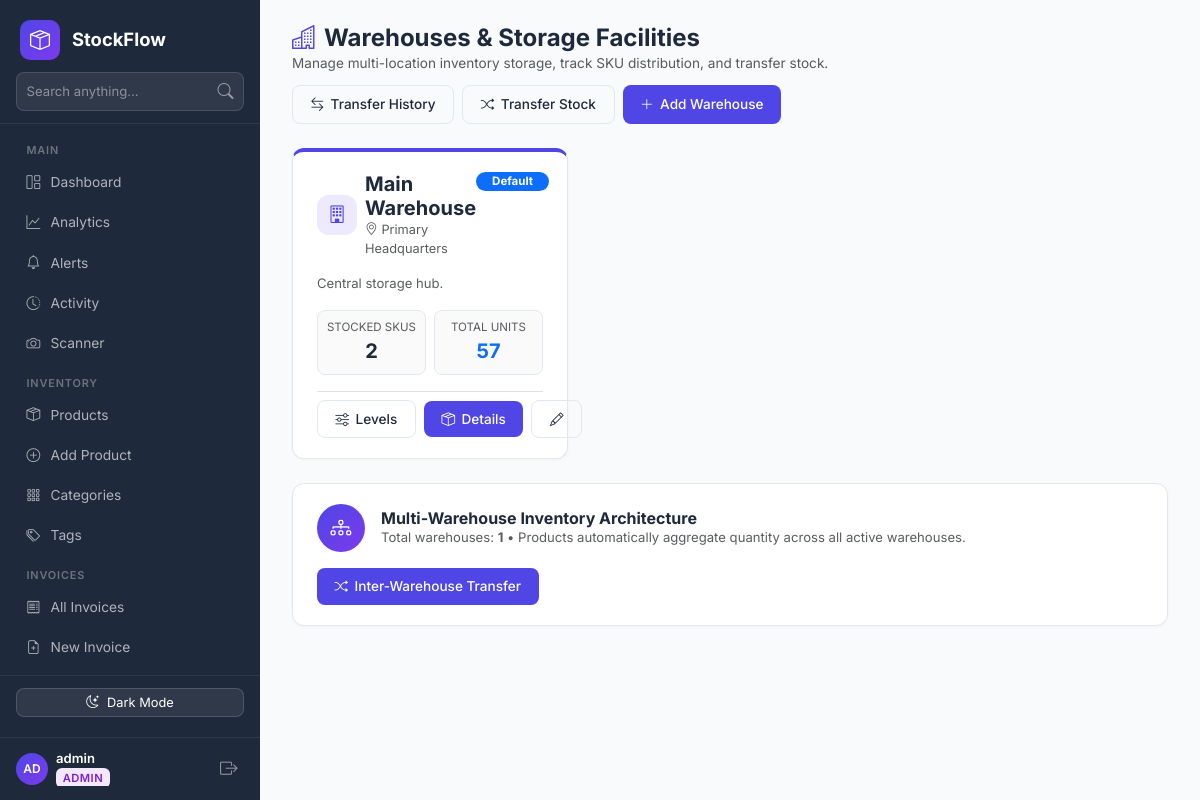
Screenshot of /warehouses (signed in) with the database file from the repository.
### app.py (models this page shows, shortened)
class User(db.Model, UserMixin):
    __tablename__ = "user"
    id            = db.Column(db.Integer, primary_key=True)
    username      = db.Column(db.String(80), unique=True, nullable=False)
    email         = db.Column(db.String(120), unique=True, nullable=False)
    password_hash = db.Column(db.String(255), nullable=False)
    role          = db.Column(db.String(20), default='staff')
    created_at    = db.Column(db.DateTime, default=datetime.utcnow)
    is_active     = db.Column(db.Boolean, default=True)
    @property
    def initials(self):
        parts = self.username.strip().split()
        if len(parts) >= 2:
            return (parts[0][0] + parts[1][0]).upper()
        return self.username[:2].upper() if self.username else '?'

class Warehouse(db.Model):
    __tablename__ = "warehouse"
    id            = db.Column(db.Integer, primary_key=True)
    name          = db.Column(db.String(120), nullable=False)
    location      = db.Column(db.String(200), nullable=True)
    notes         = db.Column(db.Text, nullable=True)
    is_default    = db.Column(db.Boolean, default=False)
    created_at    = db.Column(db.DateTime, default=datetime.utcnow)
    stock_entries = db.relationship('WarehouseStock', backref='warehouse', lazy=True, cascade="all, delete-orphan")
    @property
    def total_skus(self):
        return sum(1 for entry in self.stock_entries if entry.quantity > 0)
    @property
    def total_units(self):
        return sum(entry.quantity for entry in self.stock_entries)

class WarehouseStock(db.Model):
    __tablename__ = "warehouse_stock"
    id           = db.Column(db.Integer, primary_key=True)
    warehouse_id = db.Column(db.Integer, db.ForeignKey('warehouse.id'), nullable=False)
    product_id   = db.Column(db.Integer, db.ForeignKey('product.id'), nullable=False)
    quantity     = db.Column(db.Integer, default=0, nullable=False)
    __table_args__ = (db.UniqueConstraint('warehouse_id', 'product_id', name='_wh_prod_uc'),)
    product = db.relationship('Product', backref=db.backref('warehouse_stocks', lazy=True, cascade="all, delete-orphan"))

### app.py (the view)
@app.route('/warehouses')
@login_required
def warehouse_list():
    warehouses = Warehouse.query.order_by(Warehouse.is_default.desc(), Warehouse.name).all()
    return render_template('warehouses.html', warehouses=warehouses)

### templates/warehouses.html (shortened to what this page needs)
{% extends "base.html" %}
{% block content %}
<div class="sf-topbar">
    <div>
        <h1><i class="bi bi-buildings me-2" style="color:var(--sf-primary)"></i>Warehouses & Storage Facilities</h1>
        <p class="text-muted mb-0" style="font-size:.85rem;">Manage multi-location inventory storage, track SKU distribution, and transfer stock.</p>
    </div>
    <div class="d-flex gap-2">
        <a href="{{ url_for('warehouse_transfers') }}" class="btn-sf outline"><i class="bi bi-arrow-left-right"></i> Transfer History</a>
        <a href="{{ url_for('warehouse_transfer_create') }}" class="btn-sf outline"><i class="bi bi-shuffle"></i> Transfer Stock</a>
        <a href="{{ url_for('warehouse_create') }}" class="btn-sf primary"><i class="bi bi-plus-lg"></i> Add Warehouse</a>
    </div>
</div>
<div class="row g-4 mb-4">
    {% for wh in warehouses %}
    <div class="col-lg-4 col-md-6">
        <div class="sf-card h-100 d-flex flex-column" style="position:relative; {% if wh.is_default %}border-top:4px solid var(--sf-primary);{% endif %}">
            <div class="d-flex align-items-start justify-content-between mb-3">
                <div class="d-flex align-items-center gap-2">
                    <div class="sf-stat-icon blue" style="width:40px; height:40px; font-size:1.1rem;">
                        <i class="bi bi-building"></i>
                    </div>
                    <div>
                        <h5 class="fw-bold mb-0">
                            <a href="{{ url_for('warehouse_detail', wid=wh.id) }}" class="text-decoration-none" style="color:inherit;">
                                {{ wh.name }}
                            </a>
                        </h5>
                        <div class="text-muted" style="font-size:.8rem;">
                            <i class="bi bi-geo-alt"></i> {{ wh.location or 'No address specified' }}
                        </div>
                    </div>
                </div>
                {% if wh.is_default %}
                <span class="badge bg-primary rounded-pill px-3 py-1" style="font-size:.72rem;">Default</span>
                {% endif %}
            </div>
            {% if wh.notes %}
            <p class="text-muted mb-3" style="font-size:.82rem; line-height:1.5; flex:1;">
                {{ wh.notes }}
            </p>
            {% else %}
            <div class="flex-1 mb-3"></div>
            {% endif %}
            <div class="row g-2 text-center mb-3">
                <div class="col-6">
                    <div style="background:rgba(0,0,0,0.02); border:1px solid var(--sf-border); border-radius:8px; padding:8px;">
                        <div class="text-muted" style="font-size:.72rem; text-transform:uppercase;">Stocked SKUs</div>
                        <div class="fw-bold" style="font-size:1.25rem;">{{ wh.total_skus }}</div>
                    </div>
                </div>
                <div class="col-6">
                    <div style="background:rgba(0,0,0,0.02); border:1px solid var(--sf-border); border-radius:8px; padding:8px;">
                        <div class="text-muted" style="font-size:.72rem; text-transform:uppercase;">Total Units</div>
                        <div class="fw-bold text-primary" style="font-size:1.25rem;">{{ wh.total_units }}</div>
                    </div>
                </div>
            </div>
            <div class="d-flex align-items-center justify-content-between pt-2 border-top gap-2">
                <a href="{{ url_for('warehouse_stock_manage', wid=wh.id) }}" class="btn-sf outline btn-sm flex-fill justify-content-center">
                    <i class="bi bi-sliders"></i> Levels
                </a>
                <a href="{{ url_for('warehouse_detail', wid=wh.id) }}" class="btn-sf primary btn-sm flex-fill justify-content-center">
                    <i class="bi bi-box-seam"></i> Details
                </a>
                <a href="{{ url_for('warehouse_edit', wid=wh.id) }}" class="btn-sf outline btn-sm" title="Edit">
                    <i class="bi bi-pencil"></i>
                </a>
            </div>
        </div>
    </div>
    {% endfor %}
</div>
<div class="sf-card">
    <div class="d-flex align-items-center justify-content-between flex-wrap gap-3">
        <div class="d-flex align-items-center gap-3">
            <div class="avatar blue" style="width:48px; height:48px; font-size:1.3rem;">
                <i class="bi bi-diagram-3"></i>
            </div>
            <div>
                <h6 class="fw-bold mb-0">Multi-Warehouse Inventory Architecture</h6>
                <p class="text-muted mb-0" style="font-size:.82rem;">
                    Total warehouses: <strong>{{ warehouses|length }}</strong> &bull;
                    Products automatically aggregate quantity across all active warehouses.
                </p>
            </div>
        </div>
        <div class="d-flex gap-2">
            <a href="{{ url_for('warehouse_transfer_create') }}" class="btn-sf primary btn-sm">
                <i class="bi bi-shuffle"></i> Inter-Warehouse Transfer
            </a>
        </div>
    </div>
</div>
{% endblock %}

### templates/base.html (shortened to what this page needs)
<!DOCTYPE html>
<html lang="en">
<head>
    <link href="https://cdn.jsdelivr.net/npm/bootstrap@5.3.2/dist/css/bootstrap.min.css" rel="stylesheet">
    <link rel="stylesheet" href="https://cdn.jsdelivr.net/npm/bootstrap-icons@1.11.2/font/bootstrap-icons.min.css">
</head>
<body>
    <nav class="sf-sidebar" id="sidebar">
        <div class="brand">
            <div class="brand-icon"><i class="bi bi-box-seam"></i></div>
            <span class="brand-text">StockFlow</span>
        </div>
        <div class="sf-sidebar-search">
            <form action="{{ url_for('search') }}" method="GET">
                <div class="input-group">
                    <input type="text" name="q" class="form-control" placeholder="Search anything..." value="{{ request.args.get('q', '') }}">
                    <button type="submit" class="btn"><i class="bi bi-search"></i></button>
                </div>
            </form>
        </div>
        <div class="nav-section">
            <div class="nav-label">Main</div>
            <a href="{{ url_for('index') }}" class="nav-link {% if request.endpoint == 'index' and not request.args.get('tag') %}active{% endif %}">
                <i class="bi bi-grid-1x2"></i> Dashboard
            </a>
            <a href="{{ url_for('analytics') }}" class="nav-link {% if request.endpoint == 'analytics' %}active{% endif %}">
                <i class="bi bi-graph-up"></i> Analytics
            </a>
            <a href="{{ url_for('alerts') }}" class="nav-link {% if request.endpoint == 'alerts' %}active{% endif %}">
                <i class="bi bi-bell"></i> Alerts
            </a>
            <a href="{{ url_for('activity_log') }}" class="nav-link {% if request.endpoint == 'activity_log' %}active{% endif %}">
                <i class="bi bi-clock-history"></i> Activity
            </a>
            <a href="{{ url_for('scanner') }}" class="nav-link {% if request.endpoint == 'scanner' %}active{% endif %}">
                <i class="bi bi-camera"></i> Scanner
            </a>
            <div class="nav-label">Inventory</div>
            <a href="{{ url_for('index') }}" class="nav-link {% if request.endpoint == 'index' %}active{% endif %}">
                <i class="bi bi-box-seam"></i> Products
            </a>
            <a href="{{ url_for('product_create') }}" class="nav-link {% if request.endpoint == 'product_create' %}active{% endif %}">
                <i class="bi bi-plus-circle"></i> Add Product
            </a>
            <a href="{{ url_for('category_list') }}" class="nav-link {% if request.endpoint in ['category_list', 'category_create', 'category_edit'] %}active{% endif %}">
                <i class="bi bi-grid-3x3-gap"></i> Categories
            </a>
            <a href="{{ url_for('tag_list') }}" class="nav-link {% if request.endpoint in ['tag_list', 'tag_create', 'tag_edit'] %}active{% endif %}">
                <i class="bi bi-tags"></i> Tags
            </a>
            <div class="nav-label">Invoices</div>
            <a href="{{ url_for('invoice_list') }}" class="nav-link {% if request.endpoint == 'invoice_list' %}active{% endif %}">
                <i class="bi bi-receipt"></i> All Invoices
            </a>
            <a href="{{ url_for('invoice_create') }}" class="nav-link {% if request.endpoint == 'invoice_create' %}active{% endif %}">
                <i class="bi bi-file-earmark-plus"></i> New Invoice
            </a>
            <a href="{{ url_for('return_list') }}" class="nav-link {% if request.endpoint in ['return_list', 'invoice_return_create'] %}active{% endif %}">
            </a>
        </div>
        <div class="sf-sidebar-footer" style="padding:0.75rem 1rem;">
            <button type="button" class="btn btn-sm w-100 d-flex align-items-center justify-content-center gap-2 mb-2" id="darkModeBtn" onclick="toggleDarkMode()" style="background:rgba(255,255,255,0.08);color:#fff;border:1px solid rgba(255,255,255,0.15);border-radius:8px;font-size:0.8rem;">
                <i class="bi bi-moon-stars" id="darkModeIcon"></i> <span id="darkModeText">Dark Mode</span>
            </button>
        </div>
        {% if current_user.is_authenticated %}
        <div class="user-footer-card">
            <div class="d-flex align-items-center gap-2 overflow-hidden">
                <div class="avatar sm blue">{{ current_user.initials }}</div>
                <div style="line-height:1.2; overflow:hidden;">
                    <div style="color:#fff; font-weight:600; font-size:.82rem; white-space:nowrap; text-overflow:ellipsis; overflow:hidden;">
                        {{ current_user.username }}
                    </div>
                    <span class="badge-role {{ current_user.role }}">{{ current_user.role }}</span>
                </div>
            </div>
            <a href="{{ url_for('logout') }}" title="Logout" style="color:rgba(255,255,255,.5); font-size:1.1rem; padding:.2rem .4rem; text-decoration:none;" onmouseover="this.style.color='#ef4444'" onmouseout="this.style.color='rgba(255,255,255,.5)'">
                <i class="bi bi-box-arrow-right"></i>
            </a>
        </div>
        {% endif %}
    </nav>
    <div class="sf-main">
        {% block content %}{% endblock %}
    </div>
</body>
</html>

### rows the page displays
User: initials "AD", username "admin", role "ADMIN"
Warehouse: name "Main Warehouse", location "Primary Headquarters", is_default "Default", notes "Central storage hub.", total_skus "2", total_units "57"

### other values shown
{{ warehouses|length }} "1"
